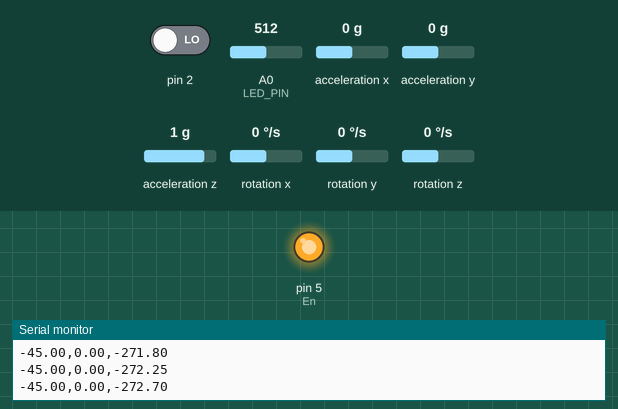
This sketch was run on a simulated Arduino Uno, built with avr-gcc and run on an emulated ATmega328P. Shown: output pins drawn as LEDs (lit = HIGH), the last lines printed to the serial monitor. The inputs (shaded band) are chosen by the test bench; at power-on: acceleration y 0 g, A0 (LED_PIN) = 512, acceleration z 1 g, pin 2 LOW, acceleration x 0 g, rotation x 0 °/s, rotation y 0 °/s, rotation z 0 °/s. The sensor or clock chip raises its interrupt line as the real part does.

Above: at 1.7 s.
1.8 s: acceleration y set to -0.8 g
At 4.72 s:
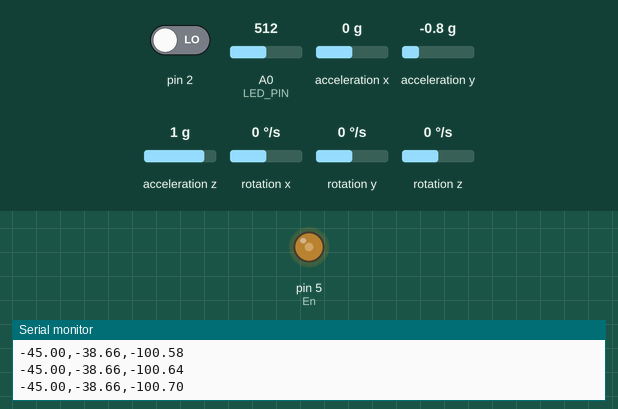
4.8 s: A0 (LED_PIN) set to 716
7.8 s: acceleration z set to 0 g
At 8.5 s:
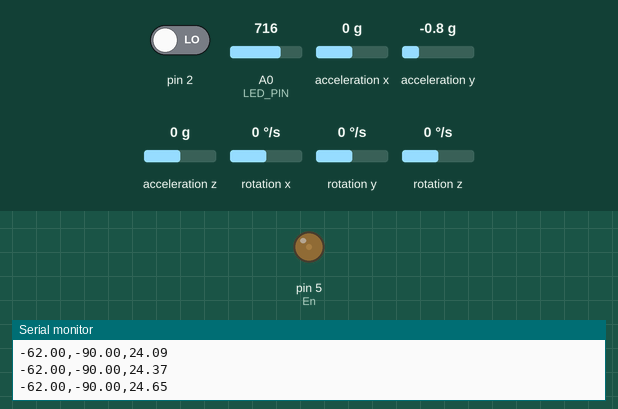
10.8 s: A0 (LED_PIN) set to 992
13.8 s: acceleration z set to -0.8 g
16.8 s: acceleration y set to -1.4 g
Timing chart, 0 to 19.6 s (numbered marks = the images above; inputs shaded):
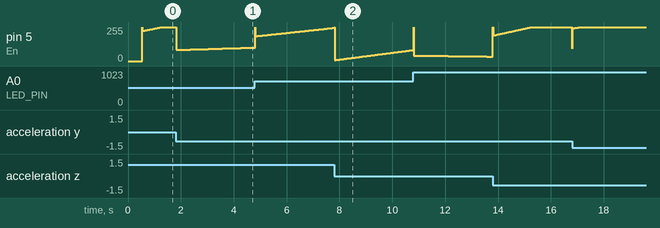

The sketch:

PID_PENDULUM.ino
```cpp
/*
  +PID_PENDULUM DEMO by MyhubEDU Sri Lanka.
  +Special thanks for Jeff Rowberg for providing the awesome I2C device class (I2Cdev) demonstration Arduino sketch for MPU6050 class using DMP.
  +Big Applause to the arduino community in Sri Lanka & in the World.

*/

void setup() {
 initMPU();
}

void loop() {
 scanMPU();
}


double prevErr = 0;
double totErr = 0;
int kp = 5;
int kd = 10;
float ki = 0.01;


void pidAlgo(double sY) {

  double sp = -1 * map(analogRead(A0), 0, 1023, 0, 90); //Get the set point from the potentiometer
  double error = sp - sY; //obtain the error from substracting

  double Pterm = error * kp;
  double Dterm = (error - prevErr) * kd;
  double Iterm = (double)ki * totErr;

  double pidVal =  Pterm + Dterm + Iterm ;

  int mspeed = (int)pidVal;
  drM(-mspeed);

  prevErr = error;
  totErr += error;
  Serial.print(sp);
  Serial.print(",");
  Serial.print(sY);
  Serial.print(",");
  Serial.println(pidVal);
}

int En = 5;
int Pp = 6;
int Np = 7;
void drM(int m1) {
  if (m1 >= 255) {
    m1 = 255;
  }
  if (m1 <= -255) {
    m1 = -255;
  }
  if (m1 < 0) {
    m1 = -1 * m1;
    digitalWrite(Pp, LOW); digitalWrite(Np, HIGH);
    analogWrite(En, m1);
  } else {
    digitalWrite(Pp, HIGH); digitalWrite(Np, LOW);
    analogWrite(En, m1);
  }
}
```

easyMPU.ino
```cpp
#include "I2Cdev.h"
#include "MPU6050_6Axis_MotionApps20.h"
#if I2CDEV_IMPLEMENTATION == I2CDEV_ARDUINO_WIRE
#include "Wire.h"
#endif

MPU6050 mpu;

#define OUTPUT_READABLE_YAWPITCHROLL

#define BUTTON_PIN 15
#define LED_PIN A0
int ledState = LOW;
int buttonState;
int lastButtonState = LOW;

unsigned long lastDebounceTime = 0;
unsigned long debounceDelay = 50;

bool blinkState = false;

bool dmpReady = false;  // set true if DMP init was successful
uint8_t mpuIntStatus;   // holds actual interrupt status byte from MPU
uint8_t devStatus;      // return status after each device operation (0 = success, !0 = error)
uint16_t packetSize;    // expected DMP packet size (default is 42 bytes)
uint16_t fifoCount;     // count of all bytes currently in FIFO
uint8_t fifoBuffer[64]; // FIFO storage buffer

// orientation/motion vars
Quaternion q;           // [w, x, y, z]         quaternion container
VectorInt16 aa;         // [x, y, z]            accel sensor measurements
VectorInt16 aaReal;     // [x, y, z]            gravity-free accel sensor measurements
VectorInt16 aaWorld;    // [x, y, z]            world-frame accel sensor measurements
VectorFloat gravity;    // [x, y, z]            gravity vector
float euler[3];         // [psi, theta, phi]    Euler angle container
float ypr[3];           // [yaw, pitch, roll]   yaw/pitch/roll container and gravity vector

uint8_t teapotPacket[14] = { '$', 0x02, 0, 0, 0, 0, 0, 0, 0, 0, 0x00, 0x00, '\r', '\n' };

volatile bool mpuInterrupt = false;     // indicates whether MPU interrupt pin has gone high
void dmpDataReady() {
  mpuInterrupt = true;
}

boolean initB = true;
float initX;
float initR;
float initY;

float sX;
float sR;
float sY;

float lastX;
float lastR;
float lastY;

void pidAlgo(int sY);
void initMPU() {
  Wire.begin();
  Serial.begin(115200);
  while (!Serial);
  Serial.println(F("Initializing I2C devices..."));
  mpu.initialize();
  Serial.println(F("Testing device connections..."));
  Serial.println(mpu.testConnection() ? F("MPU6050 connection successful") : F("MPU6050 connection failed"));

  Serial.println(F("Initializing DMP..."));
  devStatus = mpu.dmpInitialize();
  mpu.setXGyroOffset(220);
  mpu.setYGyroOffset(76);
  mpu.setZGyroOffset(-85);
  mpu.setZAccelOffset(1788); // 1688 factory default for my test chip
  pinMode(A0, INPUT);
  if (devStatus == 0) {
    Serial.println(F("Enabling DMP..."));
    mpu.setDMPEnabled(true);
    Serial.println(F("Enabling interrupt detection (Arduino external interrupt 0)..."));
    attachInterrupt(0, dmpDataReady, RISING);
    mpuIntStatus = mpu.getIntStatus();
    Serial.println(F("DMP ready! Waiting for first interrupt..."));
    dmpReady = true;
    packetSize = mpu.dmpGetFIFOPacketSize();
  } else {
    Serial.print(F("DMP Initialization failed (code "));
    Serial.print(devStatus);
    Serial.println(F(")"));
  }
}

void scanMPU() {
  if (!dmpReady) return;
  while (!mpuInterrupt && fifoCount < packetSize) {}
  mpuInterrupt = false;
  mpuIntStatus = mpu.getIntStatus();
  fifoCount = mpu.getFIFOCount();
  if ((mpuIntStatus & 0x10) || fifoCount == 1024) {
    mpu.resetFIFO();
  } else if (mpuIntStatus & 0x02) {
    while (fifoCount < packetSize) fifoCount = mpu.getFIFOCount();
    mpu.getFIFOBytes(fifoBuffer, packetSize);
    fifoCount -= packetSize;
    mpu.dmpGetQuaternion(&q, fifoBuffer);
    mpu.dmpGetGravity(&gravity, &q);
    mpu.dmpGetYawPitchRoll(ypr, &q, &gravity);


    if (initB) {
      initB = false;
      sX = ypr[0] * 180 / M_PI;
      sR = ypr[1] * 180 / M_PI;
      sY = ypr[2] * 180 / M_PI;
      initX = sX;
      initR = sR;
      initY = sY;
    } else {
      sX = (ypr[0] * 180 / M_PI) - initX;
      sR = (ypr[1] * 180 / M_PI) - initR;
      sY = (ypr[2] * 180 / M_PI) - initY;
      pidAlgo(sY);
    }


  }

}
```
